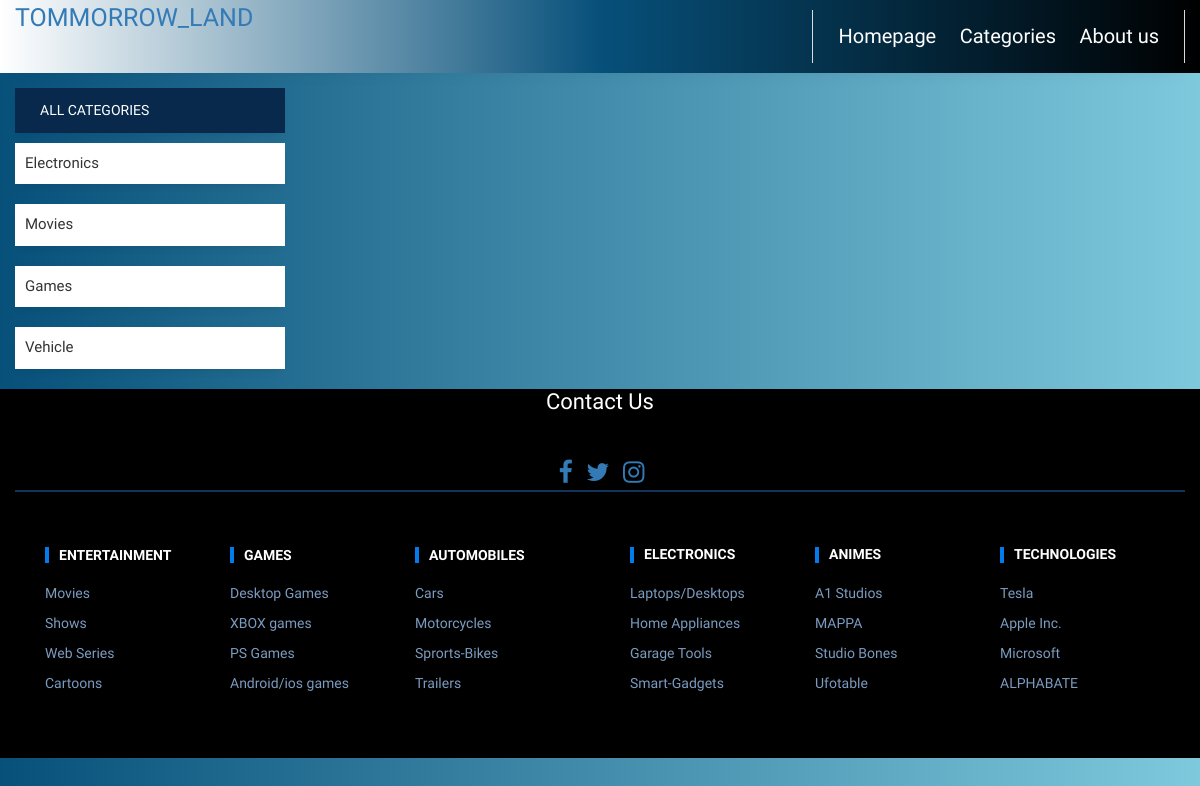
The page /Categories/ on the database its author committed.
### backend/models.py (models this page shows, shortened)
class products(models.Model):
    Prod_name = models.CharField(max_length=20)
    prod_rel = models.CharField(max_length=20)
    prod_desc = models.TextField(max_length=1500)
    prod_company = models.CharField(max_length=25)
    prod_price = models.CharField(max_length=20)
    prod_type = models.CharField(max_length=25)
    prod_image = models.ImageField(default='default')
    prod_genre = models.CharField(max_length=20)
    prod_platform = models.CharField(max_length=20)
    prod_reqm = models.CharField(max_length=100)
    prod_director = models.CharField(max_length=100)
    pro_runtime = models.CharField(max_length=10)

### frontend/views.py (the view)
# urls.py: path('Categories/', views.categories, name='categories'),
def categories(request):
    var1 = products.objects.all()
    dict1 = {
        "key": var1
    }
    return render(request, 'category.html', dict1)

### templates/category.html (shortened to what this page needs)
<!DOCTYPE html>
{% load static %}
<html lang="en">
   <head>
      <link rel="stylesheet" href="{% static 'css/font-awesome.min.css' %}">
      <link rel="stylesheet" href="{% static 'css/bootstrap.min.css' %}">
      <link rel="stylesheet" href="{% static 'css/animate-wow.css' %}">
      <link rel="stylesheet" href="{% static 'css/style.css' %}">
      <link rel="stylesheet" href="{% static 'css/bootstrap-select.min.css' %}">
      <link rel="stylesheet" href="{% static 'css/slick.min.css' %}">
      <link rel="stylesheet" href="{% static 'css/responsive.css' %}">
   </head>
   <body>
      <header id="header" class="top-head">
         <div class="col-md-4 col-sm-12 left-rs">
            <a href="/" class="logoimage">TOMMORROW_LAND</a>
      </div>
         <nav class="navbar navbar-default">
            <div class="container-fluid">
               <div class="row">
                  <div class="col-md-8 col-sm-12">
                        <div class="nav-b hidden-xs">
                           <div class="nav-box">
                              <ul>
                                 <li><a href="/"> Homepage </a></li>
                                 <li><a href="/Categories">Categories</a></li>
                                 <li><a href="/Opinion">About us</a></li>
                              </ul>
                     </div>
                  </div>
               </div>
            </div>
         </nav>
      </header>
      <div class="col-md-3 hidden-xs">
         <div class="furniture-right">
            <h3>ALL CATEGORIES</h3>
            <div class="right-list-f">
               <ul>
                  {% for n in key %}
                  <li><a href="{{n.Prod_name}}">{{n.Prod_name}}</a></li>
                  {% endfor %}
               </ul>
            </div>
         </div>
      </div>
      <footer>
         <div class="main-footer">
            <div class="container">
               <div class="row">
                  <div class="footer-top clearfix">
                     <center>
                        <h2> Contact Us </h2>
                     </center><br><br>
                     <ul class="list-inline socials">
                        <li>
                           <a href="https://www.facebook.com/jonel.mathew">
                              <i class="fa fa-facebook" aria-hidden="true"></i>
                           </a>
                        </li>
                        <li>
                           <a href="https://www.youtube.com/watch?v=dQw4w9WgXcQ">
                              <i class="fa fa-twitter" aria-hidden="true"></i>
                           </a>
                        </li>
                        <li>
                           <a href="https://instagram.com/jonelmathew?igshid=MDM4ZDc5MmU=">
                              <i class="fa fa-instagram" aria-hidden="true"></i>
                           </a>
                        </li>
                     </ul>
                  </div>
                  <div class="footer-link-box clearfix">
                     <div class="col-md-6 col-sm-6">
                        <div class="left-f-box">
                           <div class="col-sm-4">
                              <h2>ENTERTAINMENT</h2>
                              <ul>
                                 <li><a href="https://tubitv.com/">Movies</a></li>
                                 <li><a href="https://www.projectfreetv.cyou/">Shows</a></li>
                                 <li><a href="https://www.youtube.com/">Web Series</a></li>
                                 <li><a href="https://www.toonjet.com/">Cartoons</a></li>
                              </ul>
                           </div>
                           <div class="col-sm-4">
                              <h2>GAMES</h2>
                              <ul>
                                 <li><a href="https://store.epicgames.com/en-US/">Desktop Games</a></li>
                                 <li><a href="https://www.purexbox.com/">XBOX games</a></li>
                                 <li><a href="https://www.g2a.com/top-list/playstation-games">PS Games</a></li>
                                 <li><a href="https://www.apkmirror.com/">Android/ios games</a></li>
                              </ul>
                           </div>
                           <div class="col-sm-4">
                              <h2>AUTOMOBILES</h2>
                              <ul>
                                 <li><a href="https://ackodrive.com/">Cars</a></li>
                                 <li><a href="https://www.bikewale.com/">Motorcycles</a></li>
                                 <li><a href="https://www.zigwheels.com/">Sprorts-Bikes</a></li>
                                 <li><a href="https://trucks.cardekho.com/">Trailers</a></li>
                              </ul>
                           </div>
                        </div>
                     </div>
                     <div class="col-md-6 col-sm-6">
                        <div class="right-f-box">
                           <div class="col-sm-4">
                              <h2>ELECTRONICS</h2>
                              <ul>
                                 <li><a href="https://www.laptopstoreindia.com/">Laptops/Desktops</a></li>
                                 <li><a href="https://www.croma.com/home-appliances/c/5">Home Appliances</a></li>
                                 <li><a href="https://www.shakedeal.com/garage-tools-hand-tools-lp2">Garage Tools</a></li>
                                 <li><a href="https://bazaar.shopclues.com/smart-gadgets.html">Smart-Gadgets</a></li>
                              </ul>
                           </div>
                           <div class="col-sm-4">
                              <h2>ANIMES</h2>
                              <ul>
                                 <li><a href="https://myanimelist.net/anime/producer/56/A-1_Pictures">A1 Studios</a></li>
                                 <li><a href="https://www.mappa.co.jp/en/">MAPPA</a></li>
                                 <li><a href="https://www.bones.co.jp/">Studio Bones</a></li>
                                 <li><a href="http://www.ufotable.com/">Ufotable</a></li>
                              </ul>
                           </div>
                           <div class="col-sm-4">
                              <h2>TECHNOLOGIES</h2>
                              <ul>
                                 <li><a href="https://www.tesla.com/">Tesla</a></li>
                                 <li><a href="https://www.apple.com/in/">Apple Inc.</a></li>
                                 <li><a href="https://www.microsoft.com/en-in/">Microsoft</a></li>
                                 <li><a href="https://abc.xyz/">ALPHABATE</a></li>
                              </ul>
                           </div>
                        </div>
                     </div>
                  </div>
               </div>
      </footer>
   </body>
</html>

### static/css/style.css (style rules this page uses)
body { font-family: 'Raleway', sans-serif; font-weight: 400; margin: 0px; overflow-x: hidden; padding: 0px; }
h1, h2, h3, h4, h5 { margin: 0 }
h1, h2, h3, h4, h5, h6 { margin: 0px; padding: 0px; }
ul, ol { list-style: none; margin: 0px; padding: 0px; }
a, a:hover, a:focus { -webkit-text-decoration: none; -moz-text-decoration: none; -ms-text-decoration: none; -o-text-decoration: none; text-decoration: none; transition: ease all 0.5s; font-size: 25px; }
header .navbar { border-radius: 0px; }
#header.top-head { background: rgb(0, 0, 0); background-image: linear-gradient( to right , white, rgb(7, 80, 122), black); }
header .navbar-default { background-color: transparent; border: none; margin-bottom: 0px; position: relative; -webkit-box-shadow: 0 15px 19px -19px rgba(0, 0, 0, 0.1); box-shadow: 0 15px 19px -19px rgba(0, 0, 0, 0.1); }
.nav-b { float: right; }
.nav-box { margin: 10px 0px; border-right: 1px solid #dcdcdc; border-left: 1px solid #dcdcdc; padding: 0px 15px; }
.nav-box ul { padding: 12px 0px; }
.nav-box ul li { display: inline-block; }
.nav-box ul li a { font-family: 'Raleway', sans-serif; font-weight: 300; color: #ffffff; text-decoration: none; font-size: 20px; padding: 0px 10px; font-weight: 400; }
.main-footer { background: black; padding: 0px 0px 0px 0px; background-size: contain; background-position: center; }
.footer-top { padding-bottom: 0px; border-bottom: 2px solid #12345b; }
.footer-top h2 { color: #fff; font-size: 22px; font-family: 'Raleway', sans-serif; font-weight: 300; line-height: 26px; }
.footer-link-box { padding-top: 55px; padding-bottom: 55px; }
.left-f-box h2 { color: #fff; font-family: 'Raleway', sans-serif; font-size: 14px; font-weight: 700; padding: 0 0 0 10px; text-transform: uppercase; border-left: solid #007dea 4px; margin-bottom: 20px; line-height: normal; }
.left-f-box ul { margin: 0px; padding: 0px; }
.left-f-box ul li { padding-bottom: 10px; }
.left-f-box ul li a { color: #7b9bbf; font-family: 'Raleway', sans-serif; font-size: 14px; font-weight: 400; }
.right-f-box h2 { color: #fff; font-family: 'Raleway', sans-serif; font-size: 14px; font-weight: 700; margin-bottom: 20px; text-transform: uppercase; padding: 0 0 0 10px; border-left: solid #007dea 4px; }
.right-f-box ul { margin: 0px; padding: 0px; }
.right-f-box ul li { padding-bottom: 10px; }
.right-f-box ul li a { color: #7b9bbf; font-family: 'Raleway', sans-serif; font-size: 14px; font-weight: 400; }
.furniture-right { margin-top: 15px; }
.furniture-right h3 { font-size: 14px; color: #fff; font-weight: 500; text-transform: none; padding: 15px 25px; margin-bottom: 10px; box-shadow: 0 6px 10px -5px rgba(0, 0, 0, 0.1); background: #09294c; }
.right-list-f { padding: 0px; }
.right-list-f ul { margin: 0px; padding: 0px; }
.right-list-f ul li { background: #ffffff; -webkit-box-shadow: 0 6px 10px -5px rgba(0, 0, 0, 0.1); box-shadow: 0 6px 10px -5px rgba(0, 0, 0, 0.1); padding: 10px; margin-bottom: 20px; }
.right-list-f ul li a { color: #333; font-size: 15px; }

### rows shown on the page
products: Prod_name "Electronics"
products: Prod_name "Movies"
products: Prod_name "Games"
products: Prod_name "Vehicle"
